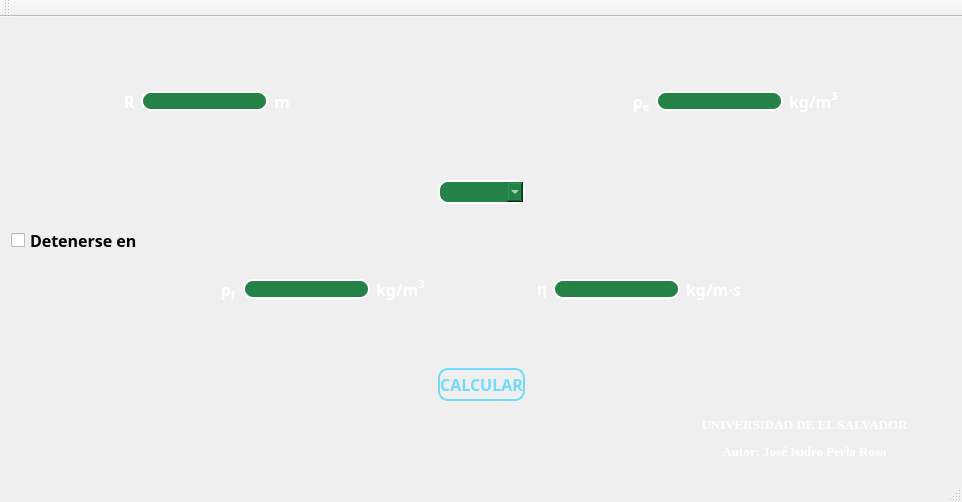
<?xml version="1.0" encoding="UTF-8"?>
<ui version="4.0">
 <class>MainWindow</class>
 <widget class="QMainWindow" name="MainWindow">
  <property name="geometry">
   <rect>
    <x>0</x>
    <y>0</y>
    <width>962</width>
    <height>502</height>
   </rect>
  </property>
  <property name="windowTitle">
   <string>SIMULACION ESFERA CAYENDO EN UNA SUSTANCIA VISCOSA</string>
  </property>
  <widget class="QWidget" name="centralWidget">
   <layout class="QGridLayout" name="gridLayout">
    <item row="5" column="0" colspan="3">
     <layout class="QHBoxLayout" name="horizontalLayout_2">
      <item>
       <spacer name="horizontalSpacer_4">
        <property name="orientation">
         <enum>Qt::Horizontal</enum>
        </property>
        <property name="sizeHint" stdset="0">
         <size>
          <width>40</width>
          <height>20</height>
         </size>
        </property>
       </spacer>
      </item>
      <item>
       <spacer name="horizontalSpacer_9">
        <property name="orientation">
         <enum>Qt::Horizontal</enum>
        </property>
        <property name="sizeHint" stdset="0">
         <size>
          <width>40</width>
          <height>20</height>
         </size>
        </property>
       </spacer>
      </item>
      <item>
       <widget class="QLabel" name="label_3">
        <property name="font">
         <font>
          <family>Segoe Script</family>
          <pointsize>12</pointsize>
          <weight>75</weight>
          <bold>true</bold>
         </font>
        </property>
        <property name="text">
         <string>&lt;html&gt;&lt;head/&gt;&lt;body&gt;&lt;p&gt;&lt;span style=&quot; font-weight:600; color:#ffffff;&quot;&gt;ρ&lt;/span&gt;&lt;span style=&quot; font-weight:600; color:#ffffff; vertical-align:sub;&quot;&gt;f&lt;/span&gt;&lt;/p&gt;&lt;/body&gt;&lt;/html&gt;</string>
        </property>
       </widget>
      </item>
      <item>
       <widget class="QLineEdit" name="txt_DensidadFluido">
        <property name="toolTip">
         <string>&lt;html&gt;&lt;head/&gt;&lt;body&gt;&lt;p&gt;&lt;span style=&quot; color:#ffffff;&quot;&gt;Densidad del fluido&lt;/span&gt;&lt;/p&gt;&lt;/body&gt;&lt;/html&gt;</string>
        </property>
        <property name="styleSheet">
         <string notr="true">border-color: rgb(255, 255, 255);
border: 1px solid rgb(255, 255, 255);
background-color: rgb(36, 130, 71);
border-width: 2px;
color: rgb(255, 255, 255);
border-radius: 10px;
font-weight: bold;</string>
        </property>
       </widget>
      </item>
      <item>
       <widget class="QLabel" name="label_5">
        <property name="font">
         <font>
          <family>Segoe Script</family>
          <pointsize>12</pointsize>
          <weight>75</weight>
          <bold>true</bold>
         </font>
        </property>
        <property name="text">
         <string>&lt;html&gt;&lt;head/&gt;&lt;body&gt;&lt;p&gt;&lt;span style=&quot; font-weight:600; color:#ffffff;&quot;&gt;kg/m&lt;/span&gt;&lt;span style=&quot; font-weight:600; color:#ffffff; vertical-align:super;&quot;&gt;3&lt;/span&gt;&lt;/p&gt;&lt;/body&gt;&lt;/html&gt;</string>
        </property>
       </widget>
      </item>
      <item>
       <spacer name="horizontalSpacer_6">
        <property name="orientation">
         <enum>Qt::Horizontal</enum>
        </property>
        <property name="sizeHint" stdset="0">
         <size>
          <width>40</width>
          <height>20</height>
         </size>
        </property>
       </spacer>
      </item>
      <item>
       <widget class="QLabel" name="label_4">
        <property name="font">
         <font>
          <pointsize>12</pointsize>
         </font>
        </property>
        <property name="text">
         <string>&lt;html&gt;&lt;head/&gt;&lt;body&gt;&lt;p&gt;&lt;span style=&quot; font-weight:600; color:#ffffff;&quot;&gt;η&lt;/span&gt;&lt;/p&gt;&lt;/body&gt;&lt;/html&gt;</string>
        </property>
       </widget>
      </item>
      <item>
       <widget class="QLineEdit" name="txt_Viscosidad">
        <property name="toolTip">
         <string>&lt;html&gt;&lt;head/&gt;&lt;body&gt;&lt;p&gt;&lt;span style=&quot; color:#ffffff;&quot;&gt;Viscosidad del fluido&lt;/span&gt;&lt;/p&gt;&lt;/body&gt;&lt;/html&gt;</string>
        </property>
        <property name="styleSheet">
         <string notr="true">border-color: rgb(255, 255, 255);
border: 1px solid rgb(255, 255, 255);
background-color: rgb(36, 130, 71);
border-width: 2px;
color: rgb(255, 255, 255);
border-radius: 10px;
font-weight: bold;</string>
        </property>
       </widget>
      </item>
      <item>
       <widget class="QLabel" name="label_6">
        <property name="font">
         <font>
          <family>Segoe Script</family>
          <pointsize>12</pointsize>
          <weight>75</weight>
          <bold>true</bold>
         </font>
        </property>
        <property name="text">
         <string>&lt;html&gt;&lt;head/&gt;&lt;body&gt;&lt;p&gt;&lt;span style=&quot; font-weight:600; color:#ffffff;&quot;&gt;kg/m·s&lt;/span&gt;&lt;/p&gt;&lt;/body&gt;&lt;/html&gt;</string>
        </property>
       </widget>
      </item>
      <item>
       <spacer name="horizontalSpacer_10">
        <property name="orientation">
         <enum>Qt::Horizontal</enum>
        </property>
        <property name="sizeHint" stdset="0">
         <size>
          <width>40</width>
          <height>20</height>
         </size>
        </property>
       </spacer>
      </item>
      <item>
       <spacer name="horizontalSpacer_5">
        <property name="orientation">
         <enum>Qt::Horizontal</enum>
        </property>
        <property name="sizeHint" stdset="0">
         <size>
          <width>40</width>
          <height>20</height>
         </size>
        </property>
       </spacer>
      </item>
     </layout>
    </item>
    <item row="7" column="2">
     <spacer name="horizontalSpacer_11">
      <property name="orientation">
       <enum>Qt::Horizontal</enum>
      </property>
      <property name="sizeHint" stdset="0">
       <size>
        <width>425</width>
        <height>20</height>
       </size>
      </property>
     </spacer>
    </item>
    <item row="2" column="1">
     <spacer name="verticalSpacer_5">
      <property name="orientation">
       <enum>Qt::Vertical</enum>
      </property>
      <property name="sizeHint" stdset="0">
       <size>
        <width>20</width>
        <height>40</height>
       </size>
      </property>
     </spacer>
    </item>
    <item row="4" column="1">
     <spacer name="verticalSpacer_3">
      <property name="orientation">
       <enum>Qt::Vertical</enum>
      </property>
      <property name="sizeHint" stdset="0">
       <size>
        <width>20</width>
        <height>40</height>
       </size>
      </property>
     </spacer>
    </item>
    <item row="6" column="1">
     <spacer name="verticalSpacer_4">
      <property name="orientation">
       <enum>Qt::Vertical</enum>
      </property>
      <property name="sizeHint" stdset="0">
       <size>
        <width>20</width>
        <height>40</height>
       </size>
      </property>
     </spacer>
    </item>
    <item row="8" column="1">
     <spacer name="verticalSpacer">
      <property name="orientation">
       <enum>Qt::Vertical</enum>
      </property>
      <property name="sizeHint" stdset="0">
       <size>
        <width>20</width>
        <height>40</height>
       </size>
      </property>
     </spacer>
    </item>
    <item row="7" column="0">
     <spacer name="horizontalSpacer_12">
      <property name="orientation">
       <enum>Qt::Horizontal</enum>
      </property>
      <property name="sizeHint" stdset="0">
       <size>
        <width>426</width>
        <height>20</height>
       </size>
      </property>
     </spacer>
    </item>
    <item row="4" column="0">
     <widget class="QCheckBox" name="cB_opcDetenerse">
      <property name="font">
       <font>
        <family>Segoe Script</family>
        <pointsize>12</pointsize>
        <weight>75</weight>
        <bold>true</bold>
       </font>
      </property>
      <property name="toolTip">
       <string>Opciones para detener la animacíon</string>
      </property>
      <property name="styleSheet">
       <string notr="true">font-weight: bold;</string>
      </property>
      <property name="text">
       <string>Detenerse en</string>
      </property>
     </widget>
    </item>
    <item row="1" column="0" colspan="3">
     <layout class="QHBoxLayout" name="horizontalLayout">
      <item>
       <spacer name="horizontalSpacer">
        <property name="orientation">
         <enum>Qt::Horizontal</enum>
        </property>
        <property name="sizeHint" stdset="0">
         <size>
          <width>40</width>
          <height>20</height>
         </size>
        </property>
       </spacer>
      </item>
      <item>
       <widget class="QLabel" name="label">
        <property name="font">
         <font>
          <family>Segoe Script</family>
          <pointsize>12</pointsize>
          <weight>75</weight>
          <bold>true</bold>
         </font>
        </property>
        <property name="text">
         <string>&lt;html&gt;&lt;head/&gt;&lt;body&gt;&lt;p&gt;&lt;span style=&quot; font-weight:600; color:#ffffff;&quot;&gt;R&lt;/span&gt;&lt;/p&gt;&lt;/body&gt;&lt;/html&gt;</string>
        </property>
       </widget>
      </item>
      <item>
       <widget class="QLineEdit" name="txt_RadioEsfera">
        <property name="toolTip">
         <string>&lt;html&gt;&lt;head/&gt;&lt;body&gt;&lt;p&gt;&lt;span style=&quot; color:#ffffff;&quot;&gt;Radio de la esfera&lt;/span&gt;&lt;/p&gt;&lt;/body&gt;&lt;/html&gt;</string>
        </property>
        <property name="styleSheet">
         <string notr="true">border-color: rgb(255, 255, 255);
border: 1px solid rgb(255, 255, 255);
background-color: rgb(36, 130, 71);
border-width: 2px;
color: rgb(255, 255, 255);
border-radius: 10px;
font-weight: bold;</string>
        </property>
       </widget>
      </item>
      <item>
       <widget class="QLabel" name="label_7">
        <property name="font">
         <font>
          <family>Segoe Script</family>
          <pointsize>12</pointsize>
          <weight>75</weight>
          <bold>true</bold>
         </font>
        </property>
        <property name="text">
         <string>&lt;html&gt;&lt;head/&gt;&lt;body&gt;&lt;p&gt;&lt;span style=&quot; font-weight:600; color:#ffffff;&quot;&gt;m&lt;/span&gt;&lt;/p&gt;&lt;/body&gt;&lt;/html&gt;</string>
        </property>
       </widget>
      </item>
      <item>
       <spacer name="horizontalSpacer_7">
        <property name="orientation">
         <enum>Qt::Horizontal</enum>
        </property>
        <property name="sizeHint" stdset="0">
         <size>
          <width>40</width>
          <height>20</height>
         </size>
        </property>
       </spacer>
      </item>
      <item>
       <spacer name="horizontalSpacer_8">
        <property name="orientation">
         <enum>Qt::Horizontal</enum>
        </property>
        <property name="sizeHint" stdset="0">
         <size>
          <width>40</width>
          <height>20</height>
         </size>
        </property>
       </spacer>
      </item>
      <item>
       <spacer name="horizontalSpacer_3">
        <property name="orientation">
         <enum>Qt::Horizontal</enum>
        </property>
        <property name="sizeHint" stdset="0">
         <size>
          <width>40</width>
          <height>20</height>
         </size>
        </property>
       </spacer>
      </item>
      <item>
       <widget class="QLabel" name="label_2">
        <property name="font">
         <font>
          <family>Segoe Script</family>
          <pointsize>12</pointsize>
          <weight>75</weight>
          <bold>true</bold>
         </font>
        </property>
        <property name="text">
         <string>&lt;html&gt;&lt;head/&gt;&lt;body&gt;&lt;p&gt;&lt;span style=&quot; font-weight:600; color:#ffffff;&quot;&gt;ρ&lt;/span&gt;&lt;span style=&quot; font-weight:600; color:#ffffff; vertical-align:sub;&quot;&gt;e&lt;/span&gt;&lt;/p&gt;&lt;/body&gt;&lt;/html&gt;</string>
        </property>
       </widget>
      </item>
      <item>
       <widget class="QLineEdit" name="txt_DensidadEsfera">
        <property name="toolTip">
         <string>&lt;html&gt;&lt;head/&gt;&lt;body&gt;&lt;p&gt;&lt;span style=&quot; color:#ffffff;&quot;&gt;Densidad de la esfera&lt;/span&gt;&lt;/p&gt;&lt;/body&gt;&lt;/html&gt;</string>
        </property>
        <property name="styleSheet">
         <string notr="true">border-color: rgb(255, 255, 255);
border: 1px solid rgb(255, 255, 255);
background-color: rgb(36, 130, 71);
border-width: 2px;
color: rgb(255, 255, 255);
border-radius: 10px;
font-weight: bold;</string>
        </property>
       </widget>
      </item>
      <item>
       <widget class="QLabel" name="label_8">
        <property name="font">
         <font>
          <family>Segoe Script</family>
          <pointsize>12</pointsize>
          <weight>75</weight>
          <bold>true</bold>
         </font>
        </property>
        <property name="text">
         <string>&lt;html&gt;&lt;head/&gt;&lt;body&gt;&lt;p&gt;&lt;span style=&quot; font-weight:600; color:#ffffff;&quot;&gt;kg/m&lt;/span&gt;&lt;span style=&quot; font-weight:600; color:#ffffff; vertical-align:super;&quot;&gt;3&lt;/span&gt;&lt;/p&gt;&lt;/body&gt;&lt;/html&gt;</string>
        </property>
       </widget>
      </item>
      <item>
       <spacer name="horizontalSpacer_2">
        <property name="orientation">
         <enum>Qt::Horizontal</enum>
        </property>
        <property name="sizeHint" stdset="0">
         <size>
          <width>40</width>
          <height>20</height>
         </size>
        </property>
       </spacer>
      </item>
     </layout>
    </item>
    <item row="7" column="1">
     <widget class="QPushButton" name="btn_Calcular">
      <property name="sizePolicy">
       <sizepolicy hsizetype="Minimum" vsizetype="MinimumExpanding">
        <horstretch>0</horstretch>
        <verstretch>0</verstretch>
       </sizepolicy>
      </property>
      <property name="maximumSize">
       <size>
        <width>16777215</width>
        <height>33</height>
       </size>
      </property>
      <property name="font">
       <font>
        <family>Segoe Script</family>
        <pointsize>12</pointsize>
        <weight>75</weight>
        <bold>true</bold>
       </font>
      </property>
      <property name="toolTip">
       <string>&lt;html&gt;&lt;head/&gt;&lt;body&gt;&lt;p&gt;Iniciar animación&lt;/p&gt;&lt;/body&gt;&lt;/html&gt;</string>
      </property>
      <property name="styleSheet">
       <string notr="true">border-color: rgb(114, 218, 255);
border: 1px solid rgb(114, 218, 255);
border-width: 2px;
color: rgb(114, 218, 255);
border-radius: 10px;
font-weight: bold;</string>
      </property>
      <property name="text">
       <string>CALCULAR</string>
      </property>
     </widget>
    </item>
    <item row="3" column="1">
     <widget class="QComboBox" name="cB_Fluidos">
      <property name="sizePolicy">
       <sizepolicy hsizetype="MinimumExpanding" vsizetype="Fixed">
        <horstretch>0</horstretch>
        <verstretch>0</verstretch>
       </sizepolicy>
      </property>
      <property name="maximumSize">
       <size>
        <width>150</width>
        <height>16777215</height>
       </size>
      </property>
      <property name="font">
       <font>
        <family>Segoe Script</family>
        <pointsize>10</pointsize>
        <weight>75</weight>
        <bold>true</bold>
       </font>
      </property>
      <property name="toolTip">
       <string>&lt;html&gt;&lt;head/&gt;&lt;body&gt;&lt;p&gt;&lt;span style=&quot; color:#ffffff;&quot;&gt;Seleccione el tipo de fluido&lt;/span&gt;&lt;/p&gt;&lt;/body&gt;&lt;/html&gt;</string>
      </property>
      <property name="styleSheet">
       <string notr="true">border-color: rgb(255, 255, 255);
border: 1px solid rgb(255, 255, 255);
background-color: rgb(36, 130, 71);
border-width: 2px;
color: rgb(255, 255, 255);
border-radius: 10px;
font-weight: bold;</string>
      </property>
     </widget>
    </item>
    <item row="0" column="1">
     <spacer name="verticalSpacer_2">
      <property name="orientation">
       <enum>Qt::Vertical</enum>
      </property>
      <property name="sizeHint" stdset="0">
       <size>
        <width>20</width>
        <height>40</height>
       </size>
      </property>
     </spacer>
    </item>
    <item row="8" column="2">
     <layout class="QHBoxLayout" name="horizontalLayout_3">
      <item>
       <spacer name="horizontalSpacer_13">
        <property name="orientation">
         <enum>Qt::Horizontal</enum>
        </property>
        <property name="sizeHint" stdset="0">
         <size>
          <width>40</width>
          <height>20</height>
         </size>
        </property>
       </spacer>
      </item>
      <item>
       <spacer name="horizontalSpacer_15">
        <property name="orientation">
         <enum>Qt::Horizontal</enum>
        </property>
        <property name="sizeHint" stdset="0">
         <size>
          <width>40</width>
          <height>20</height>
         </size>
        </property>
       </spacer>
      </item>
      <item>
       <spacer name="horizontalSpacer_16">
        <property name="orientation">
         <enum>Qt::Horizontal</enum>
        </property>
        <property name="sizeHint" stdset="0">
         <size>
          <width>40</width>
          <height>20</height>
         </size>
        </property>
       </spacer>
      </item>
      <item>
       <spacer name="horizontalSpacer_17">
        <property name="orientation">
         <enum>Qt::Horizontal</enum>
        </property>
        <property name="sizeHint" stdset="0">
         <size>
          <width>40</width>
          <height>20</height>
         </size>
        </property>
       </spacer>
      </item>
      <item>
       <widget class="QLabel" name="label_9">
        <property name="font">
         <font>
          <family>Times New Roman</family>
          <pointsize>10</pointsize>
          <weight>75</weight>
          <bold>true</bold>
         </font>
        </property>
        <property name="text">
         <string>&lt;html&gt;&lt;head/&gt;&lt;body&gt;&lt;p align=&quot;center&quot;&gt;&lt;span style=&quot; font-weight:600; color:#ffffff;&quot;&gt;UNIVERSIDAD DE EL SALVADOR&lt;/span&gt;&lt;/p&gt;&lt;p align=&quot;center&quot;&gt;&lt;span style=&quot; font-weight:600; color:#ffffff;&quot;&gt;Autor: José Isidro Perla Rosa&lt;/span&gt;&lt;/p&gt;&lt;/body&gt;&lt;/html&gt;</string>
        </property>
       </widget>
      </item>
      <item>
       <spacer name="horizontalSpacer_14">
        <property name="orientation">
         <enum>Qt::Horizontal</enum>
        </property>
        <property name="sizeHint" stdset="0">
         <size>
          <width>40</width>
          <height>20</height>
         </size>
        </property>
       </spacer>
      </item>
     </layout>
    </item>
   </layout>
  </widget>
  <widget class="QMenuBar" name="menuBar">
   <property name="geometry">
    <rect>
     <x>0</x>
     <y>0</y>
     <width>962</width>
     <height>21</height>
    </rect>
   </property>
  </widget>
  <widget class="QToolBar" name="mainToolBar">
   <attribute name="toolBarArea">
    <enum>TopToolBarArea</enum>
   </attribute>
   <attribute name="toolBarBreak">
    <bool>false</bool>
   </attribute>
  </widget>
  <widget class="QStatusBar" name="statusBar"/>
 </widget>
 <layoutdefault spacing="6" margin="11"/>
 <resources/>
 <connections/>
</ui>
